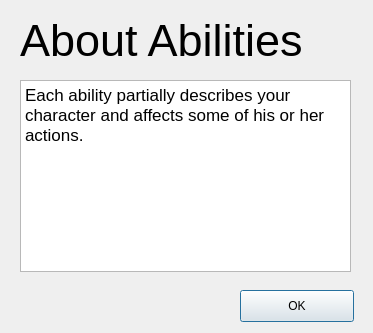
<?xml version="1.0" encoding="UTF-8"?>
<ui version="4.0">
 <class>AbilitiesHelpDialog</class>
 <widget class="QDialog" name="AbilitiesHelpDialog">
  <property name="geometry">
   <rect>
    <x>0</x>
    <y>0</y>
    <width>373</width>
    <height>333</height>
   </rect>
  </property>
  <property name="windowTitle">
   <string>Dialog</string>
  </property>
  <widget class="QTextBrowser" name="textInfo">
   <property name="geometry">
    <rect>
     <x>20</x>
     <y>80</y>
     <width>331</width>
     <height>192</height>
    </rect>
   </property>
   <property name="html">
    <string>&lt;!DOCTYPE HTML PUBLIC &quot;-//W3C//DTD HTML 4.0//EN&quot; &quot;http://www.w3.org/TR/REC-html40/strict.dtd&quot;&gt;
&lt;html&gt;&lt;head&gt;&lt;meta name=&quot;qrichtext&quot; content=&quot;1&quot; /&gt;&lt;style type=&quot;text/css&quot;&gt;
p, li { white-space: pre-wrap; }
&lt;/style&gt;&lt;/head&gt;&lt;body style=&quot; font-family:'Ubuntu'; font-size:9pt; font-weight:400; font-style:normal;&quot;&gt;
&lt;p style=&quot; margin-top:0px; margin-bottom:0px; margin-left:0px; margin-right:0px; -qt-block-indent:0; text-indent:0px;&quot;&gt;&lt;span style=&quot; font-family:'Lucida Grande'; font-size:13pt;&quot;&gt;Each ability partially describes your character and affects some of his or her actions.&lt;/span&gt;&lt;/p&gt;&lt;/body&gt;&lt;/html&gt;</string>
   </property>
  </widget>
  <widget class="QPushButton" name="btnOk">
   <property name="geometry">
    <rect>
     <x>240</x>
     <y>290</y>
     <width>114</width>
     <height>32</height>
    </rect>
   </property>
   <property name="text">
    <string>OK</string>
   </property>
  </widget>
  <widget class="QLabel" name="lblTitle">
   <property name="geometry">
    <rect>
     <x>20</x>
     <y>20</y>
     <width>291</width>
     <height>41</height>
    </rect>
   </property>
   <property name="font">
    <font>
     <family>Arial</family>
     <pointsize>34</pointsize>
    </font>
   </property>
   <property name="text">
    <string>About Abilities</string>
   </property>
  </widget>
 </widget>
 <resources/>
 <connections/>
</ui>
